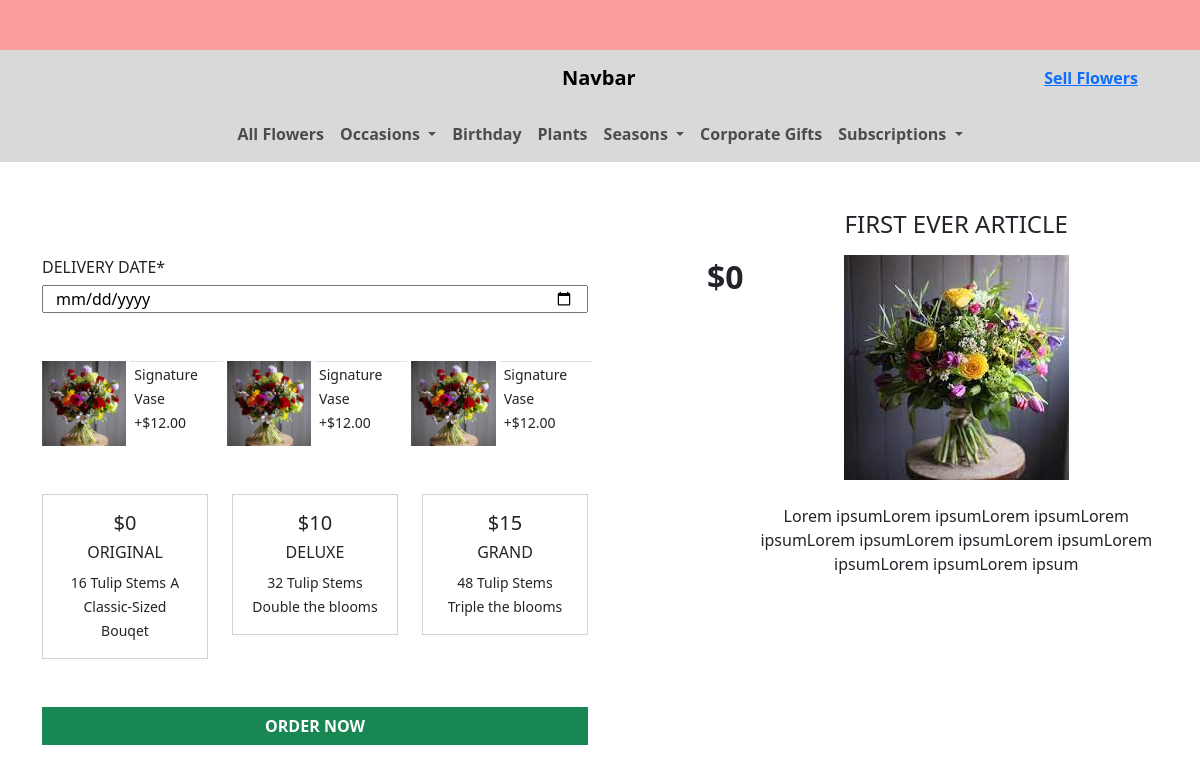
The page /articles/first-article/ on the database its author committed.
### articles/models.py (models this page shows, shortened)
class Article(models.Model):
    occasions = (
        ('birthday', u'birthday'),
        ('anniversary', u'anniversary'),
        ('sympathy', u'sympathy'),
        ('graduation', u'graduation'),
        ('getwell', u'getwell'),
    )
    types = (
        ('1', u'bouqet'),
        ('2', u'plant'),
        ('2', u'flower'),
    )
    title = models.CharField(max_length=50)
    slug = models.SlugField()
    body = models.TextField()
    date = models.DateTimeField(auto_now_add=True)
    thumb = models.ImageField(default='default.jpg', blank=True)
    author = models.ForeignKey(User, on_delete=models.CASCADE, default=None)
    occasion = models.CharField(max_length=32, choices=occasions, null=True, blank=True)
    type = models.CharField(max_length=32, choices=types, null=True, blank=True)
    price = models.IntegerField(default=0,
        validators=[
            MinValueValidator(0),  # Optional: Specify minimum allowed value
            MaxValueValidator(999),  # Optional: Specify maximum allowed value
        ]
    )

### articles/views.py (the view)
# urls.py: path('<slug:slug>/', views.article_detail, name="detail"),
def article_detail(request, slug):
    random = get_random_string(8, '0123456789')
    article = Article.objects.get(slug=slug)
    print(slug)
    return render(request, "articles/article_detail.html", {'article': article, 'random': random})

### articles/templates/articles/article_detail.html (shortened to what this page needs)
{% extends 'base_layout.html' %}
{% block content %}
<div class="container-lg">
    <div class="row justify-content-between mt-5">
        <div class="col-lg-6 mt-5">
            <h6>DELIVERY DATE*</h6>
            <input type="date" class="container-fluid" id="delivery-date" name="delivery-date">
            <div class="container-md-fluid mt-5">
                <div class="row g-2">
                    <div class="col-md-2">
                        <img class="img-fluid" src="/media/image.jpg" alt="card-img">
                    </div>
                    <div class="col-md-2 border-top">
                        <small>Signature Vase</small>
                        <br>
                        <small>+$12.00</small>
                    </div>
                     <div class="col-md-2">
                        <img class="img-fluid" src="/media/image.jpg" alt="card-img">
                    </div>
                    <div class="col-md-2 border-top">
                        <small>Signature Vase</small>
                        <br>
                        <small>+$12.00</small>
                    </div>
                    <div class="col-md-2">
                        <img class="img-fluid" src="/media/image.jpg" alt="card-img">
                    </div>
                    <div class="col-md-2 border-top">
                        <small>Signature Vase</small>
                        <br>
                        <small>+$12.00</small>
                    </div>
                </div>
                <div class="row text-center mt-5 packages">
                       <div class="col-sm-4 package-choice">
                        <div class="card rounded-0">
                          <div class="card-body">
                            <h5 class="card-title">${{article.price}}</h5>
                              <h6 class="card-title">ORIGINAL</h6>
                            <small class="card-text">16 Tulip Stems</small>
                              <small class="card-text">A Classic-Sized Bouqet</small>
                          </div>
                        </div>
                      </div>
                     <div class="col-sm-4 package-choice" >
                        <div class="card rounded-0">
                          <div class="card-body">
                            <h5 class="card-title">${{article.price|add:10}}</h5>
                              <h6 class="card-title">DELUXE</h6>
                            <small class="card-text">32 Tulip Stems</small>
                              <small class="card-text">Double the blooms</small>
                          </div>
                        </div>
                      </div>
                     <div class="col-sm-4 package-choice onclick">
                        <div class="card rounded-0">
                          <div class="card-body">
                            <h5 class="card-title">${{article.price|add:15}}</h5>
                              <h6 class="card-title">GRAND</h6>
                            <small class="card-text">48 Tulip Stems</small>
                              <small class="card-text">Triple the blooms</small>
                          </div>
                        </div>
                      </div>
                </div>
                <button type="button" class="btn btn-success container-fluid rounded-0 mt-5 fw-bold" data-bs-toggle="modal" data-bs-target="#staticBackdrop">
                  ORDER NOW
                </button>
            </div>
        </div>
        <div class="col-lg-6 text-center ">
            <div class="row justify-content-end">
                <div class="col-lg-1">
                    <h2 class="fw-bold mt-5 p-0" id="article-price">${{article.price}}</h2>
                </div>
                <div class="col-lg-9">
                    <h4 class="text-uppercase mb-3" >{{article.title}}</h4>
                    <img class="img-fluid imgs" src="{{article.thumb.url}}" alt="article-thumbnail">
                    <div class="detail-body text-wrap">
                        <p class="mt-4">{{article.body}}</p>
                    </div>
                </div>
            </div>
        </div>
    </div>
</div>
{% endblock%}

### assets/styles.css (style rules this page uses)
.detail-body { height: 150px; word-wrap: break-word; }

### rows shown on the page
Article: price "0", price|add "10", price|add "15", title "FIRST EVER ARTICLE", thumb (picture), body "Lorem ipsumLorem ipsumLorem ipsumLorem ipsumLorem ipsumLorem ipsumLorem ipsumLorem ipsumLorem ipsumLorem ipsum"
